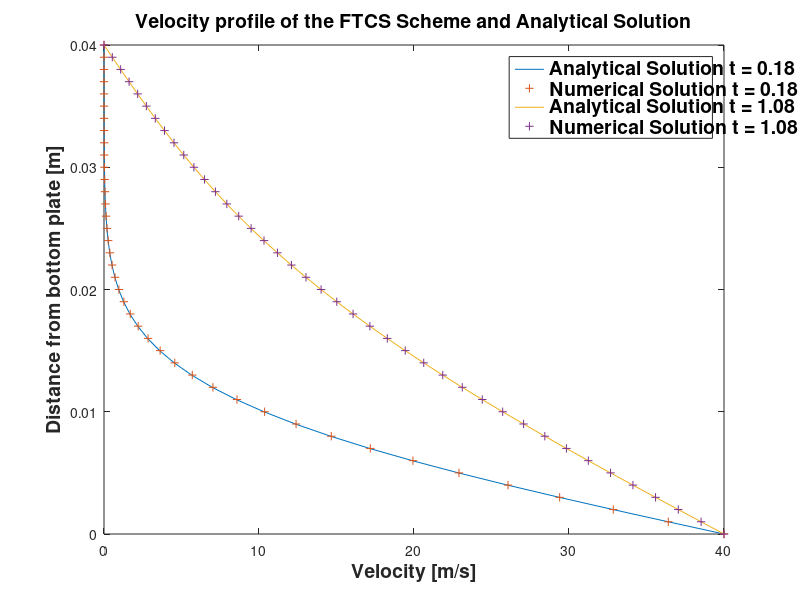

This chart was generated by the following MATLAB code:
%PROJECT 1 - ANALYTICAL SOLUTION
%PART 6 - COMPARISON

clear;
clc;

%ANALYTICAL SOLUTION
%PARAMETERS
h = 0.04;                   %distance between two parallel plates extended to infinity [m]
nu = 0.000217;              %kinematic viscosity [m^2/s]
U_0 = 40;                   %velocity of lower plate [m/s]                     
k=1;
d=0.1356
t_final = 0.18
%NUMERICAL SOLUTION        %DISTANCE BETWEEN THE PLATES [m]
N=41;    

del_y = h/(N-1)             %DISCRETIZATION IN y [m]
del_t=(d*(del_y^2))/nu    %STABILITY CONDITION FOR THE FTCS SCHEME

%INITIAL CONDITIONS
u_o(1) = 40;                 
u_o(2:N) = 0;
j = 1;                       %TIME INDEX
t = 0;
while t<t_final;
    t=j*del_t;
    u(1)=40;                 %BOUNDARY CONDITION [m/s]
    u(N)=0;                  %BOUNDARY CONDITION [m/s]
    for i=2:(N-1);
        u(i)=u_o(i)+d*(u_o(i+1)-2*u_o(i)+u_o(i-1));
    end
    u_o=u;
    j=j+1;
end
Y_axis=0:del_y:h;

%TIME = .18 [s]
del_y = h/(N-1);                  %grid point increment
eta_1 = h/(2*sqrt(nu*t_final));
i=1;
    for y=0:del_y:h;
        Y(i) = y;
        eta  = y/(2*sqrt(nu*t_final)); 
            for n = 1:10;
                A(n) = erfc((2*(n-1)*eta_1)+eta);
                B(n) = erfc((2*(n)*eta_1)-eta);
            end
        X=sum(A);
        Z=sum(B);
        U(i)=U_0*(X-Z);
        i=i+1;
    end
    
U
Y
u_o
Y_axis

h = 0.04;                   %distance between two parallel plates extended to infinity [m]
nu = 0.000217;              %kinematic viscosity [m^2/s]
U_0_2 = 40;                   %velocity of lower plate [m/s]                     
k=1;
d=0.1356
t_final = 1.08

%NUMERICAL SOLUTION        %DISTANCE BETWEEN THE PLATES [m]
N=41;    

del_y = h/(N-1)             %DISCRETIZATION IN y [m]
del_t=(d*(del_y^2))/nu    %STABILITY CONDITION FOR THE FTCS SCHEME

%INITIAL CONDITIONS
u_o_2(1) = 40;                 
u_o_2(2:N) = 0;
j = 1;                       %TIME INDEX
t = 0;
while t<t_final;
    t=j*del_t;
    u_2(1)=40;                 %BOUNDARY CONDITION [m/s]
    u_2(N)=0;                  %BOUNDARY CONDITION [m/s]
    for i=2:(N-1);
        u_2(i)=u_o_2(i)+d*(u_o_2(i+1)-2*u_o_2(i)+u_o_2(i-1));
    end
    u_o_2=u_2;
    j=j+1;
end
Y_axis=0:del_y:h;

%TIME = .18 [s]
del_y = h/(N-1);                  %grid point increment
eta_1 = h/(2*sqrt(nu*t_final));
i=1;
    for y=0:del_y:h;
        Y(i) = y;
        eta  = y/(2*sqrt(nu*t_final)); 
            for n = 1:10;
                A(n) = erfc((2*(n-1)*eta_1)+eta);
                B(n) = erfc((2*(n)*eta_1)-eta);
            end
        X=sum(A);
        Z=sum(B);
        U_2(i)=U_0_2*(X-Z);
        i=i+1;
    end
    



plot(U,Y,u_o,Y_axis,'+',U_2,Y,u_o_2,Y_axis,'+')
title('Velocity profile of the FTCS Scheme and Analytical Solution')
ylabel('Distance from bottom plate [m]')
xlabel('Velocity [m/s]')
legend('Analytical Solution t = 0.18 s','Numerical Solution t = 0.18 s','Analytical Solution t = 1.08 s','Numerical Solution t = 1.08 s')



figureHandle = gcf;
%# make all text in the figure to size 14 and bold
set(findall(figureHandle,'type','text'),'fontSize',14,'fontWeight','bold')

